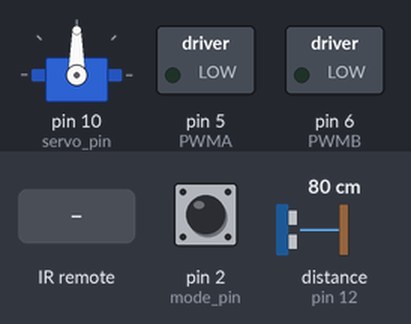
Bench run of a sketch on a simulated Arduino Uno, built with avr-gcc and run on an emulated ATmega328P. On the bench: servo, switched loads named in the sketch (green lamp = pin HIGH). The test bench sets the inputs (shaded band); at power-on: pin 2 (mode_pin) HIGH, distance to the obstacle (sensor on pin 12) 80 cm. The echo pulse lasts 58.3 µs per cm; random numbers use the default seed unless the sketch sets one; pins used as bus, display or sensor lines are not drawn.

Above: at 1.2 s.
1.3 s: pin 2 (mode_pin) pulled LOW for 0.15 s
At 1.46 s:
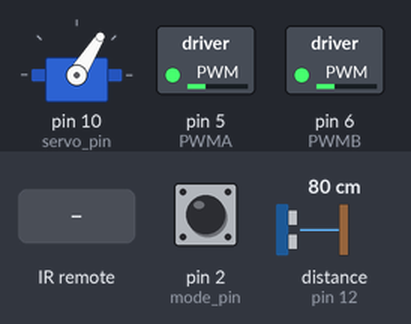
At 2.07 s:
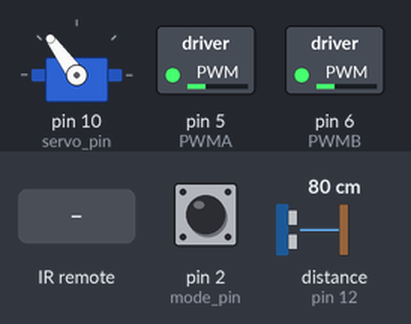
4.3 s: distance to the obstacle (sensor on pin 12) set to 2 cm
7.3 s: distance to the obstacle (sensor on pin 12) set to 35 cm
10.3 s: distance to the obstacle (sensor on pin 12) set to 4 cm
13.3 s: pin 2 (mode_pin) pulled LOW for 1 s
At 15.5 s:
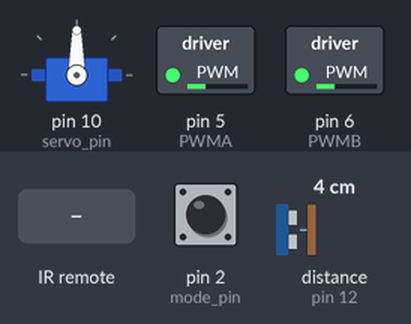
16.5 s: infrared code 0xAACAD56D received
At 17.7 s:
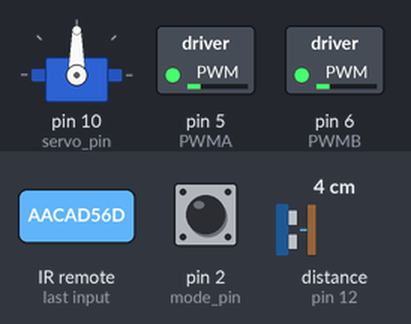
Timing chart, 0 to 19.5 s (numbered marks = the images above; inputs shaded):
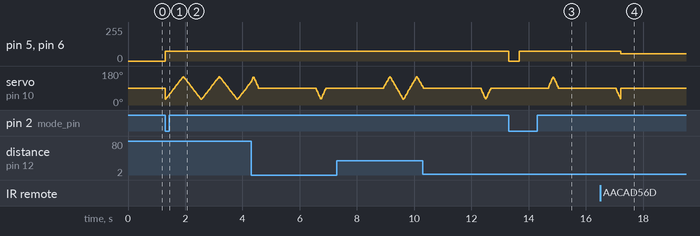

Measured:
- after the input at 13.3 s, pin 5 (PWMA), pin 6 (PWMB): 75/255 → 0/255 at once, → 75/255 0.38 s later
- after the input at 16.5 s, pin 5 (PWMA), pin 6 (PWMB): 75/255 → 55/255 after 0.72 s

The sketch:

009_Car_remote_control_v3.5.ino
```cpp
/*
for the SmartCar Shield v1.1, this has the TB6612FNG H-Bridge motor controller https://dronebotworkshop.com/tb6612fng-h-bridge/
*/

#define PWMA 5 //this pin controls speed of motor A (left) - analog value 30-255 only (min speed 30 from experimentation, anything below this does not deliver sufficient power to run all 4 motors)
#define PWMB 6 //this pin controls speed of motor B (right) - analog value 30-255 only
#define AIN1 7 //controls power to motor A --read the RED labels on the pinout on the circuit schematic for the shield. https://drive.google.com/file/d/17PbbtRU9EobVzNFHf3JRnfc0aW9sLZYT/view?usp=sharing
#define BIN1 8 //controls power to motor B
#define STBY 3 //standby pin
//float MotorSpeed = 75; //fixed motor speed for now - write this to PWM. will later have this variable rewritten using a controller. If A and B have different speeds, the car will turn.

/*
---MOTOR SIDES---
LEFT  Motors A. FRONT M1, REAR M4
RIGHT Motors B. FRONT M2, REAR M3 --note that FRONT and REAR motors cannot be controlled individually.

---CONTROLLING THE MOTORS--- both motors A and B have 2 inputs.
IN1 	IN2 	Mode
HIGH  HIGH 	Short Brake --since IN2 is IN1 passed through Schmitt, I am not sure how to get these first 2 motor modes...
LOW  	LOW 	Stop ^
HIGH  LOW   Clockwise
LOW 	HIGH 	Counterclockwise

---DIRECTIONALS---
Dir     Motor A   Motor B
FORWARD HIGH      HIGH
REVERSE LOW       LOW
LEFT    HIGH      LOW
RIGHT   LOW       HIGH

---MOTOR SPEEDS (on carpet)---
Experiment, run the car for 1000ms, then pause. Measure distance in meters.

PWM value   Speed m/s
30          0.06
50          0.13
100         0.29
125         0.37
150         0.47
200         0.63
255         0.81
*/

/*Set up ultrasonics*/
#define trig 13 //define ultrasonic trig pin on the arduino
#define echo 12 //the echo pin on the ultrasonic sensor
float distance;
float pulse_time;
int hit = 20; //minimum distance to avoid collision in cm

/*set up Servo*/
#include <Servo.h>
#define servo_pin 10 //define pin connection for the servo
Servo scanner; //create a named servo called scanner
float pos=40; //create a variable that can be adjusted to be the angle of the servo 0-180 only. 0-90 = right side, 90-180 = left side

/*set up IR control*/
#include <IRremote.h>
#define IR 9 //define the IR receiving pin
IRrecv irrecv(IR);
decode_results results; //create an instance of the remote information decoded

/*set up mode checker*/
int mode_number = 0; //mode 0 = default (IR), mode 1 = autopilot, mode 2 = reset to 0.
#define mode_pin 2

/*set up variable speed*/
float MotorSpeed = 75; //default speed is 75 - on autopilot it will use this speed, and the speed can be adjusted between 55 and 255 from here in increments of 20.
float direction; //this variable will store the previous direction of the car when changing speed, so it will smoothly transition from one speed to another.
float TurnSpeed;

/*Hex Keys for remote control - current Sky TV Remote:
UP	 	      8A774570	//forwards
LEFT 	    	AC390F87	//left
RIGHT 		  AB390DF4	//right
DOWN		    1D407D2D	//reverse
CHANNEL_UP 	B6C3F7B0	//SpeedUp
CHANNEL_DWN	AACAD56D	//SpeedDown
PAUSE		    C2ECF552
PLAY		    D621733
NUMPAD_1	  4A19F6EF
NUMPAD_2	  211777CB
NUMPAD_3	  2217795E
NUMPAD_4	  9E87E040
NUMPAD_5	  62850C18
NUMPAD_6	  E3D3C987
NUMPAD_7	  E2D3C7F2
NUMPAD_8	  8B13B370
NUMPAD_9	  79FBB2D
NUMPAD_0	  BB2AC05E
SELECT		  70AF0C34	//stop
ARROWS>>	  661B0FE   //camera pan RIGHT - not set up yet, but intended for this.
ARROWS<<	  22C77576  //camera pan LEFT
BACKUP		  F24BFC4   //reverse for 1 second and turn in a random direction - not integrated yet,
HELP		    9F1D53AD	//RESET SPEED*/

void setup() { //runs once at start-up
  Serial.begin(9600);
  digitalWrite(STBY,HIGH); //forums suggest STBY on the H-bridge needs to be held HIGH for the bridge to work. Testing shows this to be the case.

  pinMode(trig,OUTPUT); //define the ultrasonic pins as outout (trigger) and input (echo)
  pinMode(echo,INPUT);

  scanner.attach(servo_pin); //attach the servo to the arduino

  irrecv.enableIRIn(); //enable the IR detection
  irrecv.blink13(true); //this will flash the built in LED to show a signal is received

  pinMode(mode_pin,INPUT_PULLUP);
  attachInterrupt(digitalPinToInterrupt(mode_pin),mode_switch,FALLING);
}

void loop() { //repeats continuously
  switch(mode_number){
    case 0:
      IR_control();
      break;
    case 1:
      autopilot();
      break;
  }
}

/* main functions for control of the car defined below */

void mode_switch(){
  if (mode_number<1){
    mode_number++;
  } else if (mode_number==1){
    mode_number=0;
    stop();
  }
}

void IR_control(){
  scanner.write(90);
  if(irrecv.decode(&results)){ //check to see if an IR signal is received
    switch(results.value){ //do something depending on the "HEX value" of the key pressed
      case 0x8A774570: //intitially tested these on the HEX values, then converted to DEC - the same effect, so it doesn't matter if HEX or DEC. Needs changing for each remote used.
        forward(); //Up
        direction=0; //write direction as "0" for FORWARD
        break;
      case 0x1D407D2D: //Down
        reverse();
        direction=1; //write direction as "1" for REVERSE
        break;
      case 0xAC390F87: //Left
        turn_left();
        direction=3; //write direction as "3" for LEFT
        break;
      case 0xAB390DF4: //Right
        turn_right();
        direction=4; //write direction as "4" for RIGHT
        break;
      case 0x70AF0C34: //Select
        stop();
        direction=2; //write direction as "2" for STOP
        break;
      case 0xB6C3F7B0: //Channel_Up
        increase_speed();
        direction_check();
        break;
      case 0xAACAD56D: //Channel_Down
        decrease_speed();
        direction_check();
        break;
      case 0x9F1D53AD: //HELP
        MotorSpeed=70;
        direction_check();
        break;
      case 0xF24BFC4: //back_up
        backup();
        break;
    }
  irrecv.resume(); //have to resume checking for IR inputs
  }
}

void autopilot(){
  MotorSpeed=75;
  for (pos=30; pos<=150; pos=pos+2){ //scan constantly between 30 and 150deg
    scanner.write(pos);
    distance_check();
    avoidance(); //check to see if an avoidance manouevure is needed
    delay(5); //a delay of 5ms is needed otherwise the servo does not have time to turn.
  }

  for (pos=150; pos>=30; pos=pos-2){ //scan constantly from 150 back to 30deg
    scanner.write(pos);
    distance_check();
    avoidance(); //check to see if an avoidance manouevure is needed - otherwise move forward. this is entirely embedded within this function
    delay(5);
  }
}

/* CORE FUNCTIONS BELOW */

void direction_check(){ //check the direction float - for a smooth transition between speeds
  if(direction==0){
    forward();
  }
  if(direction==1){
    reverse();
  }
  if(direction==2){
    stop();
  }
  if(direction==3){
    turn_left();
  }
  if(direction==4){
    turn_right();
  }
}

void increase_speed(){
  if (MotorSpeed<255){
    MotorSpeed=MotorSpeed+20;
  }
}

void decrease_speed(){
  if (MotorSpeed>55){
   MotorSpeed=MotorSpeed-20;
  }
}

void distance_check(){
  digitalWrite(trig,LOW);
  delayMicroseconds(2); //this guarantees no signal is currently being sent
  digitalWrite(trig,HIGH);
  delayMicroseconds(10); //send a 10us long burst of ultrasonic pulses -- this can be higher or lower, but 10us seems to work best
  digitalWrite(trig,LOW);

  pulse_time = pulseIn(echo,HIGH); //look for echo to run high - counts in us

  distance = 0.5*pulse_time*0.0343;
  return distance; //distance in cm
}

void forward(){
  analogWrite(PWMA,MotorSpeed);
  analogWrite(PWMB,MotorSpeed);
  digitalWrite(AIN1,HIGH);
  digitalWrite(BIN1,HIGH);
}

void turn_left(){
  if (MotorSpeed>115){
    TurnSpeed=115;
  }
  else{
    TurnSpeed=MotorSpeed;
  }
  digitalWrite(AIN1,HIGH);
  digitalWrite(BIN1,LOW);
  analogWrite(PWMA,TurnSpeed);
  analogWrite(PWMB,TurnSpeed);
}

void turn_right(){
  if (MotorSpeed>115){
    TurnSpeed=115;
  }
  else{
    TurnSpeed=MotorSpeed;
  }
  digitalWrite(AIN1,LOW);
  digitalWrite(BIN1,HIGH);
  analogWrite(PWMA,TurnSpeed);
  analogWrite(PWMB,TurnSpeed);
}

void reverse(){
  digitalWrite(AIN1,LOW);
  digitalWrite(BIN1,LOW);
  analogWrite(PWMA,MotorSpeed);
  analogWrite(PWMB,MotorSpeed);
}

void stop(){
  analogWrite(PWMA,0); //power to motors =0
  analogWrite(PWMB,0);
}

void rotate90left(){ //calibrated to rotate the car exactly 90 degrees to the left
  turn_left();
  delay(1000);
  stop();
}

void rotate90right(){ //calibrated to rotate the car exactly 90 degees to the right
  turn_right();
  delay(1000);
  stop();
}

void avoidance(){
  if (distance<hit && pos==90){ //if obstacle is ahead, reverse slightly and turn left 90 degrees
    reverse();
    delay(1000);
    if (random(1,10)<=5){
      rotate90left();
    }
    else{
      rotate90right();
    }
  }
  if (distance<hit && pos<90){ //turn left if obstacle is on the right
    turn_left();
  }
  if (distance<hit && pos>90){ //turn right if obstacle is on the left
    turn_right();
  }
  if (distance>hit){ //only move forward if there is no obstacle within range
    forward();
  }
}

void backup(){ //a clone of the avoidance procedure from the automatic run
  reverse();
  delay(1000);
  if (random(1,10)<=5){
    rotate90left();
   }
   else{
    rotate90right();
  }
}
```
